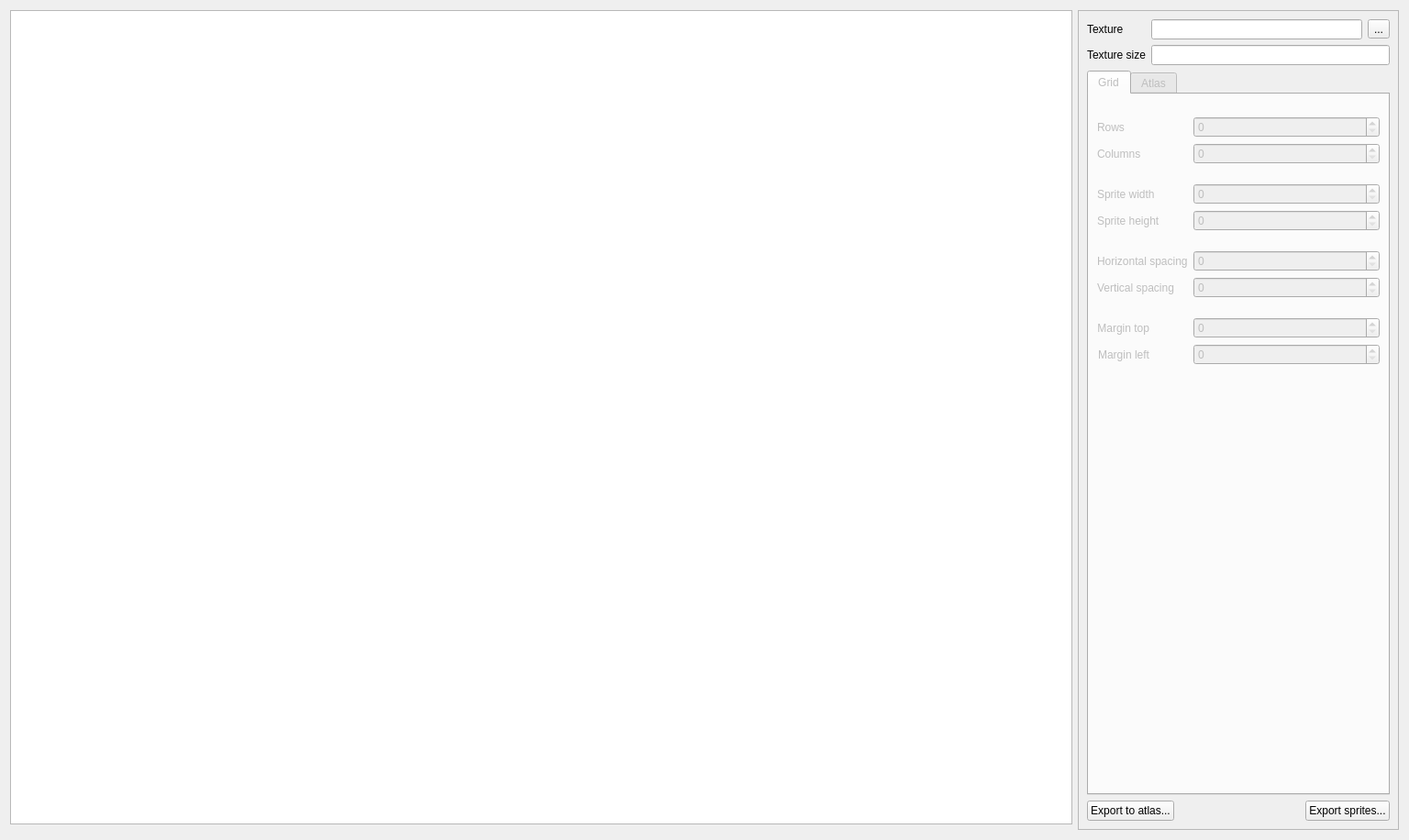
<?xml version="1.0" encoding="UTF-8"?>
<ui version="4.0">
 <class>SpriteSheetSplitterWidget</class>
 <widget class="QWidget" name="SpriteSheetSplitterWidget">
  <property name="geometry">
   <rect>
    <x>0</x>
    <y>0</y>
    <width>1536</width>
    <height>916</height>
   </rect>
  </property>
  <property name="windowTitle">
   <string>Form</string>
  </property>
  <layout class="QHBoxLayout" name="horizontalLayout">
   <item>
    <layout class="QVBoxLayout" name="m_layout_4">
     <item>
      <widget class="GraphicsView" name="m_preview">
       <property name="sizePolicy">
        <sizepolicy hsizetype="Expanding" vsizetype="Expanding">
         <horstretch>2</horstretch>
         <verstretch>0</verstretch>
        </sizepolicy>
       </property>
       <property name="minimumSize">
        <size>
         <width>500</width>
         <height>600</height>
        </size>
       </property>
      </widget>
     </item>
     <item alignment="Qt::AlignmentFlag::AlignRight">
      <widget class="ZoomWidget" name="m_zoom_widget" native="true"/>
     </item>
    </layout>
   </item>
   <item>
    <widget class="QFrame" name="m_sidebar">
     <property name="sizePolicy">
      <sizepolicy hsizetype="Fixed" vsizetype="Preferred">
       <horstretch>0</horstretch>
       <verstretch>0</verstretch>
      </sizepolicy>
     </property>
     <property name="minimumSize">
      <size>
       <width>350</width>
       <height>0</height>
      </size>
     </property>
     <property name="frameShape">
      <enum>QFrame::Shape::StyledPanel</enum>
     </property>
     <property name="frameShadow">
      <enum>QFrame::Shadow::Raised</enum>
     </property>
     <layout class="QFormLayout" name="formLayout_3">
      <item row="0" column="0">
       <widget class="QLabel" name="m_label_texture_file">
        <property name="text">
         <string>Texture</string>
        </property>
       </widget>
      </item>
      <item row="0" column="1">
       <layout class="QHBoxLayout" name="m_layout">
        <item>
         <widget class="QLineEdit" name="m_edit_texture_file">
          <property name="readOnly">
           <bool>true</bool>
          </property>
         </widget>
        </item>
        <item>
         <widget class="QToolButton" name="m_btn_browse_texture_file">
          <property name="text">
           <string>...</string>
          </property>
         </widget>
        </item>
       </layout>
      </item>
      <item row="2" column="0" colspan="2">
       <widget class="QTabWidget" name="m_tabs_source">
        <property name="enabled">
         <bool>false</bool>
        </property>
        <property name="sizePolicy">
         <sizepolicy hsizetype="Expanding" vsizetype="Expanding">
          <horstretch>1</horstretch>
          <verstretch>0</verstretch>
         </sizepolicy>
        </property>
        <property name="minimumSize">
         <size>
          <width>300</width>
          <height>0</height>
         </size>
        </property>
        <property name="currentIndex">
         <number>0</number>
        </property>
        <widget class="QWidget" name="m_tab_grid">
         <attribute name="title">
          <string>Grid</string>
         </attribute>
         <layout class="QFormLayout" name="formLayout">
          <item row="0" column="1">
           <spacer name="m_spacer_6">
            <property name="orientation">
             <enum>Qt::Orientation::Vertical</enum>
            </property>
            <property name="sizeType">
             <enum>QSizePolicy::Policy::Fixed</enum>
            </property>
            <property name="sizeHint" stdset="0">
             <size>
              <width>20</width>
              <height>9</height>
             </size>
            </property>
           </spacer>
          </item>
          <item row="1" column="0">
           <widget class="QLabel" name="m_label_rows">
            <property name="text">
             <string>Rows</string>
            </property>
           </widget>
          </item>
          <item row="1" column="1">
           <widget class="QSpinBox" name="m_spin_rows">
            <property name="sizePolicy">
             <sizepolicy hsizetype="Expanding" vsizetype="Fixed">
              <horstretch>0</horstretch>
              <verstretch>0</verstretch>
             </sizepolicy>
            </property>
            <property name="maximum">
             <number>10000</number>
            </property>
           </widget>
          </item>
          <item row="2" column="0">
           <widget class="QLabel" name="m_label_columns">
            <property name="text">
             <string>Columns</string>
            </property>
           </widget>
          </item>
          <item row="2" column="1">
           <widget class="QSpinBox" name="m_spin_columns">
            <property name="sizePolicy">
             <sizepolicy hsizetype="Expanding" vsizetype="Fixed">
              <horstretch>0</horstretch>
              <verstretch>0</verstretch>
             </sizepolicy>
            </property>
            <property name="maximum">
             <number>10000</number>
            </property>
           </widget>
          </item>
          <item row="3" column="1">
           <spacer name="m_spacer_2">
            <property name="orientation">
             <enum>Qt::Orientation::Vertical</enum>
            </property>
            <property name="sizeType">
             <enum>QSizePolicy::Policy::Fixed</enum>
            </property>
            <property name="sizeHint" stdset="0">
             <size>
              <width>20</width>
              <height>9</height>
             </size>
            </property>
           </spacer>
          </item>
          <item row="4" column="0">
           <widget class="QLabel" name="m_label_sprite_width">
            <property name="text">
             <string>Sprite width</string>
            </property>
           </widget>
          </item>
          <item row="4" column="1">
           <widget class="QSpinBox" name="m_spin_sprite_width">
            <property name="sizePolicy">
             <sizepolicy hsizetype="Expanding" vsizetype="Fixed">
              <horstretch>0</horstretch>
              <verstretch>0</verstretch>
             </sizepolicy>
            </property>
            <property name="maximum">
             <number>10000</number>
            </property>
           </widget>
          </item>
          <item row="5" column="0">
           <widget class="QLabel" name="m_label_sprite_height">
            <property name="text">
             <string>Sprite height</string>
            </property>
           </widget>
          </item>
          <item row="5" column="1">
           <widget class="QSpinBox" name="m_spin_sprite_height">
            <property name="sizePolicy">
             <sizepolicy hsizetype="Expanding" vsizetype="Fixed">
              <horstretch>0</horstretch>
              <verstretch>0</verstretch>
             </sizepolicy>
            </property>
            <property name="maximum">
             <number>10000</number>
            </property>
           </widget>
          </item>
          <item row="6" column="1">
           <spacer name="m_spacer_3">
            <property name="orientation">
             <enum>Qt::Orientation::Vertical</enum>
            </property>
            <property name="sizeType">
             <enum>QSizePolicy::Policy::Fixed</enum>
            </property>
            <property name="sizeHint" stdset="0">
             <size>
              <width>20</width>
              <height>9</height>
             </size>
            </property>
           </spacer>
          </item>
          <item row="7" column="0">
           <widget class="QLabel" name="m_label_hspacing">
            <property name="text">
             <string>Horizontal spacing</string>
            </property>
           </widget>
          </item>
          <item row="7" column="1">
           <widget class="QSpinBox" name="m_spin_hspacing">
            <property name="sizePolicy">
             <sizepolicy hsizetype="Expanding" vsizetype="Fixed">
              <horstretch>0</horstretch>
              <verstretch>0</verstretch>
             </sizepolicy>
            </property>
            <property name="maximum">
             <number>10000</number>
            </property>
           </widget>
          </item>
          <item row="8" column="0">
           <widget class="QLabel" name="m_label_vspacing">
            <property name="text">
             <string>Vertical spacing</string>
            </property>
           </widget>
          </item>
          <item row="8" column="1">
           <widget class="QSpinBox" name="m_spin_vspacing">
            <property name="sizePolicy">
             <sizepolicy hsizetype="Expanding" vsizetype="Fixed">
              <horstretch>0</horstretch>
              <verstretch>0</verstretch>
             </sizepolicy>
            </property>
            <property name="maximum">
             <number>10000</number>
            </property>
           </widget>
          </item>
          <item row="9" column="1">
           <spacer name="m_spacer_4">
            <property name="orientation">
             <enum>Qt::Orientation::Vertical</enum>
            </property>
            <property name="sizeType">
             <enum>QSizePolicy::Policy::Fixed</enum>
            </property>
            <property name="sizeHint" stdset="0">
             <size>
              <width>20</width>
              <height>9</height>
             </size>
            </property>
           </spacer>
          </item>
          <item row="10" column="0">
           <widget class="QLabel" name="m_label_margin_top">
            <property name="text">
             <string>Margin top</string>
            </property>
            <property name="alignment">
             <set>Qt::AlignmentFlag::AlignRight|Qt::AlignmentFlag::AlignTrailing|Qt::AlignmentFlag::AlignVCenter</set>
            </property>
           </widget>
          </item>
          <item row="10" column="1">
           <widget class="QSpinBox" name="m_spin_margin_top">
            <property name="sizePolicy">
             <sizepolicy hsizetype="Expanding" vsizetype="Fixed">
              <horstretch>0</horstretch>
              <verstretch>0</verstretch>
             </sizepolicy>
            </property>
            <property name="minimumSize">
             <size>
              <width>48</width>
              <height>0</height>
             </size>
            </property>
            <property name="maximum">
             <number>10000</number>
            </property>
           </widget>
          </item>
          <item row="11" column="0">
           <widget class="QLabel" name="m_label_margin_left">
            <property name="text">
             <string>Margin left</string>
            </property>
            <property name="alignment">
             <set>Qt::AlignmentFlag::AlignRight|Qt::AlignmentFlag::AlignTrailing|Qt::AlignmentFlag::AlignVCenter</set>
            </property>
           </widget>
          </item>
          <item row="11" column="1">
           <widget class="QSpinBox" name="m_spin_margin_left">
            <property name="sizePolicy">
             <sizepolicy hsizetype="Expanding" vsizetype="Fixed">
              <horstretch>0</horstretch>
              <verstretch>0</verstretch>
             </sizepolicy>
            </property>
            <property name="minimumSize">
             <size>
              <width>48</width>
              <height>0</height>
             </size>
            </property>
            <property name="maximum">
             <number>10000</number>
            </property>
           </widget>
          </item>
         </layout>
        </widget>
        <widget class="QWidget" name="m_tab_atlas">
         <attribute name="title">
          <string>Atlas</string>
         </attribute>
         <layout class="QFormLayout" name="formLayout_2">
          <item row="0" column="0">
           <widget class="QLabel" name="m_label_data_file">
            <property name="text">
             <string>Data file</string>
            </property>
           </widget>
          </item>
          <item row="0" column="1">
           <layout class="QHBoxLayout" name="m_layout_2">
            <item>
             <widget class="QLineEdit" name="m_edit_data_file">
              <property name="readOnly">
               <bool>true</bool>
              </property>
             </widget>
            </item>
            <item>
             <widget class="QToolButton" name="m_btn_brows_data_file">
              <property name="text">
               <string>...</string>
              </property>
             </widget>
            </item>
           </layout>
          </item>
          <item row="2" column="0">
           <spacer name="m_spacer">
            <property name="orientation">
             <enum>Qt::Orientation::Vertical</enum>
            </property>
            <property name="sizeHint" stdset="0">
             <size>
              <width>20</width>
              <height>40</height>
             </size>
            </property>
           </spacer>
          </item>
          <item row="1" column="0">
           <widget class="QLabel" name="m_label_format">
            <property name="text">
             <string>Format</string>
            </property>
           </widget>
          </item>
          <item row="1" column="1">
           <widget class="QComboBox" name="m_combo_format">
            <property name="sizePolicy">
             <sizepolicy hsizetype="Expanding" vsizetype="Fixed">
              <horstretch>0</horstretch>
              <verstretch>0</verstretch>
             </sizepolicy>
            </property>
            <item>
             <property name="text">
              <string>Default</string>
             </property>
            </item>
           </widget>
          </item>
         </layout>
        </widget>
       </widget>
      </item>
      <item row="1" column="0">
       <widget class="QLabel" name="m_label_texture_size">
        <property name="text">
         <string>Texture size</string>
        </property>
       </widget>
      </item>
      <item row="1" column="1">
       <widget class="QLineEdit" name="m_edit_texture_size">
        <property name="readOnly">
         <bool>true</bool>
        </property>
       </widget>
      </item>
      <item row="3" column="0" colspan="2">
       <layout class="QHBoxLayout" name="m_layout_3">
        <item>
         <widget class="QPushButton" name="m_btn_export_to_atlas">
          <property name="text">
           <string>Export to atlas...</string>
          </property>
          <property name="icon">
           <iconset theme="QIcon::ThemeIcon::DocumentSave"/>
          </property>
         </widget>
        </item>
        <item>
         <spacer name="m_spacer_7">
          <property name="orientation">
           <enum>Qt::Orientation::Horizontal</enum>
          </property>
          <property name="sizeHint" stdset="0">
           <size>
            <width>40</width>
            <height>20</height>
           </size>
          </property>
         </spacer>
        </item>
        <item>
         <widget class="QPushButton" name="m_btn_export_sprites">
          <property name="text">
           <string>Export sprites...</string>
          </property>
          <property name="icon">
           <iconset theme="QIcon::ThemeIcon::DocumentSave"/>
          </property>
         </widget>
        </item>
       </layout>
      </item>
     </layout>
    </widget>
   </item>
  </layout>
 </widget>
 <customwidgets>
  <customwidget>
   <class>ZoomWidget</class>
   <extends>QWidget</extends>
   <header location="global">OpenSpritSheetTools/Gui/ZoomWidget.h</header>
   <container>1</container>
  </customwidget>
  <customwidget>
   <class>GraphicsView</class>
   <extends>QGraphicsView</extends>
   <header location="global">OpenSpritSheetTools/Gui/GraphicsView.h</header>
  </customwidget>
 </customwidgets>
 <tabstops>
  <tabstop>m_edit_texture_file</tabstop>
  <tabstop>m_btn_browse_texture_file</tabstop>
  <tabstop>m_edit_texture_size</tabstop>
  <tabstop>m_tabs_source</tabstop>
  <tabstop>m_spin_rows</tabstop>
  <tabstop>m_spin_columns</tabstop>
  <tabstop>m_spin_sprite_width</tabstop>
  <tabstop>m_spin_sprite_height</tabstop>
  <tabstop>m_spin_hspacing</tabstop>
  <tabstop>m_spin_vspacing</tabstop>
  <tabstop>m_spin_margin_top</tabstop>
  <tabstop>m_spin_margin_left</tabstop>
  <tabstop>m_btn_export_to_atlas</tabstop>
  <tabstop>m_btn_export_sprites</tabstop>
  <tabstop>m_edit_data_file</tabstop>
  <tabstop>m_btn_brows_data_file</tabstop>
  <tabstop>m_combo_format</tabstop>
 </tabstops>
 <resources/>
 <connections/>
</ui>
